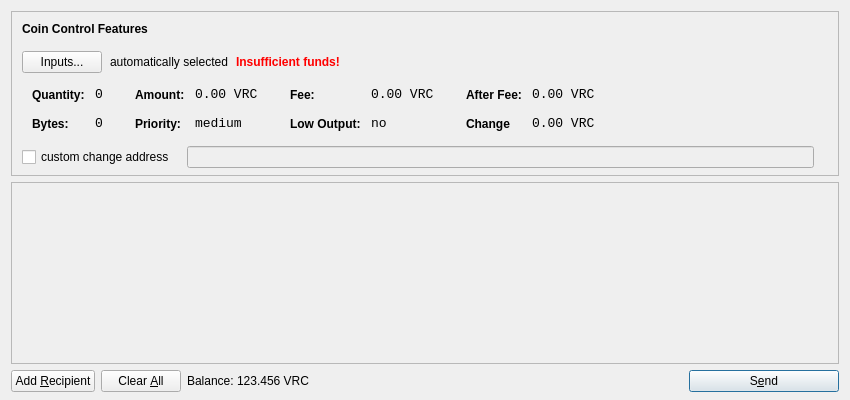
<?xml version="1.0" encoding="UTF-8"?>
<ui version="4.0">
 <class>SendCoinsDialog</class>
 <widget class="QDialog" name="SendCoinsDialog">
  <property name="geometry">
   <rect>
    <x>0</x>
    <y>0</y>
    <width>850</width>
    <height>400</height>
   </rect>
  </property>
  <property name="windowTitle">
   <string>Send Coins</string>
  </property>
  <layout class="QVBoxLayout" name="verticalLayout" stretch="0,1,0">
   <property name="bottomMargin">
    <number>8</number>
   </property>
   <item>
    <widget class="QFrame" name="frameCoinControl">
     <property name="sizePolicy">
      <sizepolicy hsizetype="Expanding" vsizetype="Expanding">
       <horstretch>0</horstretch>
       <verstretch>0</verstretch>
      </sizepolicy>
     </property>
     <property name="maximumSize">
      <size>
       <width>16777215</width>
       <height>16777215</height>
      </size>
     </property>
     <property name="frameShape">
      <enum>QFrame::StyledPanel</enum>
     </property>
     <property name="frameShadow">
      <enum>QFrame::Sunken</enum>
     </property>
     <layout class="QVBoxLayout" name="verticalLayoutCoinControl2">
      <property name="spacing">
       <number>-1</number>
      </property>
      <property name="leftMargin">
       <number>0</number>
      </property>
      <property name="topMargin">
       <number>0</number>
      </property>
      <property name="rightMargin">
       <number>0</number>
      </property>
      <property name="bottomMargin">
       <number>6</number>
      </property>
      <item>
       <layout class="QVBoxLayout" name="verticalLayoutCoinControl" stretch="0,0,0,0,1">
        <property name="spacing">
         <number>0</number>
        </property>
        <property name="leftMargin">
         <number>10</number>
        </property>
        <property name="topMargin">
         <number>10</number>
        </property>
        <item>
         <layout class="QHBoxLayout" name="horizontalLayoutCoinControl1">
          <property name="bottomMargin">
           <number>15</number>
          </property>
          <item>
           <widget class="QLabel" name="labelCoinControlFeatures">
            <property name="sizePolicy">
             <sizepolicy hsizetype="Preferred" vsizetype="Maximum">
              <horstretch>0</horstretch>
              <verstretch>0</verstretch>
             </sizepolicy>
            </property>
            <property name="font">
             <font>
              <weight>75</weight>
              <bold>true</bold>
             </font>
            </property>
            <property name="styleSheet">
             <string notr="true">font-weight:bold;</string>
            </property>
            <property name="text">
             <string>Coin Control Features</string>
            </property>
           </widget>
          </item>
         </layout>
        </item>
        <item>
         <layout class="QHBoxLayout" name="horizontalLayoutCoinControl2" stretch="0,0,0,0">
          <property name="spacing">
           <number>8</number>
          </property>
          <property name="bottomMargin">
           <number>10</number>
          </property>
          <item>
           <widget class="QPushButton" name="pushButtonCoinControl">
            <property name="styleSheet">
             <string notr="true"/>
            </property>
            <property name="text">
             <string>Inputs...</string>
            </property>
           </widget>
          </item>
          <item>
           <widget class="QLabel" name="labelCoinControlAutomaticallySelected">
            <property name="text">
             <string>automatically selected</string>
            </property>
            <property name="margin">
             <number>5</number>
            </property>
           </widget>
          </item>
          <item>
           <widget class="QLabel" name="labelCoinControlInsuffFunds">
            <property name="font">
             <font>
              <weight>75</weight>
              <bold>true</bold>
             </font>
            </property>
            <property name="styleSheet">
             <string notr="true">color:red;font-weight:bold;</string>
            </property>
            <property name="text">
             <string>Insufficient funds!</string>
            </property>
            <property name="margin">
             <number>5</number>
            </property>
           </widget>
          </item>
          <item>
           <spacer name="horizontalSpacerCoinControl">
            <property name="orientation">
             <enum>Qt::Horizontal</enum>
            </property>
            <property name="sizeHint" stdset="0">
             <size>
              <width>40</width>
              <height>1</height>
             </size>
            </property>
           </spacer>
          </item>
         </layout>
        </item>
        <item>
         <widget class="QWidget" name="widgetCoinControl" native="true">
          <property name="sizePolicy">
           <sizepolicy hsizetype="Preferred" vsizetype="Preferred">
            <horstretch>0</horstretch>
            <verstretch>0</verstretch>
           </sizepolicy>
          </property>
          <property name="minimumSize">
           <size>
            <width>0</width>
            <height>0</height>
           </size>
          </property>
          <property name="styleSheet">
           <string notr="true"/>
          </property>
          <layout class="QHBoxLayout" name="horizontalLayoutCoinControl5">
           <property name="margin">
            <number>0</number>
           </property>
           <item>
            <layout class="QHBoxLayout" name="horizontalLayoutCoinControl3" stretch="0,0,0,1">
             <property name="spacing">
              <number>20</number>
             </property>
             <property name="topMargin">
              <number>0</number>
             </property>
             <property name="bottomMargin">
              <number>10</number>
             </property>
             <item>
              <layout class="QFormLayout" name="formLayoutCoinControl1">
               <property name="horizontalSpacing">
                <number>10</number>
               </property>
               <property name="verticalSpacing">
                <number>14</number>
               </property>
               <property name="leftMargin">
                <number>10</number>
               </property>
               <property name="topMargin">
                <number>4</number>
               </property>
               <property name="rightMargin">
                <number>6</number>
               </property>
               <item row="0" column="0">
                <widget class="QLabel" name="labelCoinControlQuantityText">
                 <property name="styleSheet">
                  <string notr="true">font-weight:bold;</string>
                 </property>
                 <property name="text">
                  <string>Quantity:</string>
                 </property>
                 <property name="margin">
                  <number>0</number>
                 </property>
                </widget>
               </item>
               <item row="0" column="1">
                <widget class="QLabel" name="labelCoinControlQuantity">
                 <property name="font">
                  <font>
                   <family>Monospace</family>
                   <pointsize>10</pointsize>
                  </font>
                 </property>
                 <property name="cursor">
                  <cursorShape>IBeamCursor</cursorShape>
                 </property>
                 <property name="contextMenuPolicy">
                  <enum>Qt::ActionsContextMenu</enum>
                 </property>
                 <property name="text">
                  <string>0</string>
                 </property>
                 <property name="margin">
                  <number>0</number>
                 </property>
                 <property name="textInteractionFlags">
                  <set>Qt::LinksAccessibleByMouse|Qt::TextSelectableByKeyboard|Qt::TextSelectableByMouse</set>
                 </property>
                </widget>
               </item>
               <item row="1" column="0">
                <widget class="QLabel" name="labelCoinControlBytesText">
                 <property name="styleSheet">
                  <string notr="true">font-weight:bold;</string>
                 </property>
                 <property name="text">
                  <string>Bytes:</string>
                 </property>
                </widget>
               </item>
               <item row="1" column="1">
                <widget class="QLabel" name="labelCoinControlBytes">
                 <property name="font">
                  <font>
                   <family>Monospace</family>
                   <pointsize>10</pointsize>
                  </font>
                 </property>
                 <property name="cursor">
                  <cursorShape>IBeamCursor</cursorShape>
                 </property>
                 <property name="contextMenuPolicy">
                  <enum>Qt::ActionsContextMenu</enum>
                 </property>
                 <property name="text">
                  <string>0</string>
                 </property>
                 <property name="textInteractionFlags">
                  <set>Qt::LinksAccessibleByMouse|Qt::TextSelectableByKeyboard|Qt::TextSelectableByMouse</set>
                 </property>
                </widget>
               </item>
              </layout>
             </item>
             <item>
              <layout class="QFormLayout" name="formLayoutCoinControl2">
               <property name="horizontalSpacing">
                <number>10</number>
               </property>
               <property name="verticalSpacing">
                <number>14</number>
               </property>
               <property name="leftMargin">
                <number>6</number>
               </property>
               <property name="topMargin">
                <number>4</number>
               </property>
               <property name="rightMargin">
                <number>6</number>
               </property>
               <item row="0" column="0">
                <widget class="QLabel" name="labelCoinControlAmountText">
                 <property name="styleSheet">
                  <string notr="true">font-weight:bold;</string>
                 </property>
                 <property name="text">
                  <string>Amount:</string>
                 </property>
                 <property name="margin">
                  <number>0</number>
                 </property>
                </widget>
               </item>
               <item row="0" column="1">
                <widget class="QLabel" name="labelCoinControlAmount">
                 <property name="font">
                  <font>
                   <family>Monospace</family>
                   <pointsize>10</pointsize>
                  </font>
                 </property>
                 <property name="cursor">
                  <cursorShape>IBeamCursor</cursorShape>
                 </property>
                 <property name="contextMenuPolicy">
                  <enum>Qt::ActionsContextMenu</enum>
                 </property>
                 <property name="text">
                  <string>0.00 VRC</string>
                 </property>
                 <property name="textInteractionFlags">
                  <set>Qt::LinksAccessibleByMouse|Qt::TextSelectableByKeyboard|Qt::TextSelectableByMouse</set>
                 </property>
                </widget>
               </item>
               <item row="1" column="0">
                <widget class="QLabel" name="labelCoinControlPriorityText">
                 <property name="styleSheet">
                  <string notr="true">font-weight:bold;</string>
                 </property>
                 <property name="text">
                  <string>Priority:</string>
                 </property>
                </widget>
               </item>
               <item row="1" column="1">
                <widget class="QLabel" name="labelCoinControlPriority">
                 <property name="font">
                  <font>
                   <family>Monospace</family>
                   <pointsize>10</pointsize>
                  </font>
                 </property>
                 <property name="cursor">
                  <cursorShape>IBeamCursor</cursorShape>
                 </property>
                 <property name="contextMenuPolicy">
                  <enum>Qt::ActionsContextMenu</enum>
                 </property>
                 <property name="text">
                  <string>medium</string>
                 </property>
                 <property name="textInteractionFlags">
                  <set>Qt::LinksAccessibleByMouse|Qt::TextSelectableByKeyboard|Qt::TextSelectableByMouse</set>
                 </property>
                </widget>
               </item>
              </layout>
             </item>
             <item>
              <layout class="QFormLayout" name="formLayoutCoinControl3">
               <property name="horizontalSpacing">
                <number>10</number>
               </property>
               <property name="verticalSpacing">
                <number>14</number>
               </property>
               <property name="leftMargin">
                <number>6</number>
               </property>
               <property name="topMargin">
                <number>4</number>
               </property>
               <property name="rightMargin">
                <number>6</number>
               </property>
               <item row="0" column="0">
                <widget class="QLabel" name="labelCoinControlFeeText">
                 <property name="styleSheet">
                  <string notr="true">font-weight:bold;</string>
                 </property>
                 <property name="text">
                  <string>Fee:</string>
                 </property>
                 <property name="margin">
                  <number>0</number>
                 </property>
                </widget>
               </item>
               <item row="0" column="1">
                <widget class="QLabel" name="labelCoinControlFee">
                 <property name="font">
                  <font>
                   <family>Monospace</family>
                   <pointsize>10</pointsize>
                  </font>
                 </property>
                 <property name="cursor">
                  <cursorShape>IBeamCursor</cursorShape>
                 </property>
                 <property name="contextMenuPolicy">
                  <enum>Qt::ActionsContextMenu</enum>
                 </property>
                 <property name="text">
                  <string>0.00 VRC</string>
                 </property>
                 <property name="textInteractionFlags">
                  <set>Qt::LinksAccessibleByMouse|Qt::TextSelectableByKeyboard|Qt::TextSelectableByMouse</set>
                 </property>
                </widget>
               </item>
               <item row="1" column="0">
                <widget class="QLabel" name="labelCoinControlLowOutputText">
                 <property name="styleSheet">
                  <string notr="true">font-weight:bold;</string>
                 </property>
                 <property name="text">
                  <string>Low Output:</string>
                 </property>
                </widget>
               </item>
               <item row="1" column="1">
                <widget class="QLabel" name="labelCoinControlLowOutput">
                 <property name="font">
                  <font>
                   <family>Monospace</family>
                   <pointsize>10</pointsize>
                  </font>
                 </property>
                 <property name="cursor">
                  <cursorShape>IBeamCursor</cursorShape>
                 </property>
                 <property name="contextMenuPolicy">
                  <enum>Qt::ActionsContextMenu</enum>
                 </property>
                 <property name="text">
                  <string>no</string>
                 </property>
                 <property name="textInteractionFlags">
                  <set>Qt::LinksAccessibleByMouse|Qt::TextSelectableByKeyboard|Qt::TextSelectableByMouse</set>
                 </property>
                </widget>
               </item>
              </layout>
             </item>
             <item>
              <layout class="QFormLayout" name="formLayoutCoinControl4">
               <property name="horizontalSpacing">
                <number>10</number>
               </property>
               <property name="verticalSpacing">
                <number>14</number>
               </property>
               <property name="leftMargin">
                <number>6</number>
               </property>
               <property name="topMargin">
                <number>4</number>
               </property>
               <property name="rightMargin">
                <number>6</number>
               </property>
               <item row="0" column="0">
                <widget class="QLabel" name="labelCoinControlAfterFeeText">
                 <property name="styleSheet">
                  <string notr="true">font-weight:bold;</string>
                 </property>
                 <property name="text">
                  <string>After Fee:</string>
                 </property>
                 <property name="margin">
                  <number>0</number>
                 </property>
                </widget>
               </item>
               <item row="0" column="1">
                <widget class="QLabel" name="labelCoinControlAfterFee">
                 <property name="font">
                  <font>
                   <family>Monospace</family>
                   <pointsize>10</pointsize>
                  </font>
                 </property>
                 <property name="cursor">
                  <cursorShape>IBeamCursor</cursorShape>
                 </property>
                 <property name="contextMenuPolicy">
                  <enum>Qt::ActionsContextMenu</enum>
                 </property>
                 <property name="text">
                  <string>0.00 VRC</string>
                 </property>
                 <property name="textInteractionFlags">
                  <set>Qt::LinksAccessibleByMouse|Qt::TextSelectableByKeyboard|Qt::TextSelectableByMouse</set>
                 </property>
                </widget>
               </item>
               <item row="1" column="0">
                <widget class="QLabel" name="labelCoinControlChangeText">
                 <property name="styleSheet">
                  <string notr="true">font-weight:bold;</string>
                 </property>
                 <property name="text">
                  <string>Change</string>
                 </property>
                </widget>
               </item>
               <item row="1" column="1">
                <widget class="QLabel" name="labelCoinControlChange">
                 <property name="font">
                  <font>
                   <family>Monospace</family>
                   <pointsize>10</pointsize>
                  </font>
                 </property>
                 <property name="cursor">
                  <cursorShape>IBeamCursor</cursorShape>
                 </property>
                 <property name="contextMenuPolicy">
                  <enum>Qt::ActionsContextMenu</enum>
                 </property>
                 <property name="text">
                  <string>0.00 VRC</string>
                 </property>
                 <property name="textInteractionFlags">
                  <set>Qt::LinksAccessibleByMouse|Qt::TextSelectableByKeyboard|Qt::TextSelectableByMouse</set>
                 </property>
                </widget>
               </item>
              </layout>
             </item>
            </layout>
           </item>
          </layout>
         </widget>
        </item>
        <item>
         <layout class="QHBoxLayout" name="horizontalLayoutCoinControl4" stretch="0,0,0">
          <property name="spacing">
           <number>12</number>
          </property>
          <property name="sizeConstraint">
           <enum>QLayout::SetDefaultConstraint</enum>
          </property>
          <property name="topMargin">
           <number>5</number>
          </property>
          <property name="rightMargin">
           <number>5</number>
          </property>
          <item>
           <widget class="QCheckBox" name="checkBoxCoinControlChange">
            <property name="text">
             <string>custom change address</string>
            </property>
           </widget>
          </item>
          <item>
           <widget class="QLineEdit" name="lineEditCoinControlChange">
            <property name="enabled">
             <bool>false</bool>
            </property>
            <property name="sizePolicy">
             <sizepolicy hsizetype="Expanding" vsizetype="Fixed">
              <horstretch>0</horstretch>
              <verstretch>0</verstretch>
             </sizepolicy>
            </property>
           </widget>
          </item>
          <item>
           <widget class="QLabel" name="labelCoinControlChangeLabel">
            <property name="sizePolicy">
             <sizepolicy hsizetype="Preferred" vsizetype="Expanding">
              <horstretch>0</horstretch>
              <verstretch>0</verstretch>
             </sizepolicy>
            </property>
            <property name="minimumSize">
             <size>
              <width>0</width>
              <height>0</height>
             </size>
            </property>
            <property name="text">
             <string/>
            </property>
            <property name="margin">
             <number>3</number>
            </property>
           </widget>
          </item>
         </layout>
        </item>
        <item>
         <spacer name="verticalSpacerCoinControl">
          <property name="orientation">
           <enum>Qt::Vertical</enum>
          </property>
          <property name="sizeHint" stdset="0">
           <size>
            <width>800</width>
            <height>1</height>
           </size>
          </property>
         </spacer>
        </item>
       </layout>
      </item>
     </layout>
    </widget>
   </item>
   <item>
    <widget class="QScrollArea" name="scrollArea">
     <property name="widgetResizable">
      <bool>true</bool>
     </property>
     <widget class="QWidget" name="scrollAreaWidgetContents">
      <property name="geometry">
       <rect>
        <x>0</x>
        <y>0</y>
        <width>830</width>
        <height>165</height>
       </rect>
      </property>
      <layout class="QVBoxLayout" name="verticalLayout_2">
       <property name="margin">
        <number>0</number>
       </property>
       <item>
        <layout class="QVBoxLayout" name="entries">
         <property name="spacing">
          <number>6</number>
         </property>
        </layout>
       </item>
       <item>
        <spacer name="verticalSpacer">
         <property name="orientation">
          <enum>Qt::Vertical</enum>
         </property>
         <property name="sizeHint" stdset="0">
          <size>
           <width>20</width>
           <height>40</height>
          </size>
         </property>
        </spacer>
       </item>
      </layout>
     </widget>
    </widget>
   </item>
   <item>
    <layout class="QHBoxLayout" name="horizontalLayout">
     <item>
      <widget class="QPushButton" name="addButton">
       <property name="toolTip">
        <string>Send to multiple recipients at once</string>
       </property>
       <property name="text">
        <string>Add &amp;Recipient</string>
       </property>
       <property name="icon">
        <iconset resource="../bitcoin.qrc">
         <normaloff>:/icons/add</normaloff>:/icons/add</iconset>
       </property>
       <property name="autoDefault">
        <bool>false</bool>
       </property>
      </widget>
     </item>
     <item>
      <widget class="QPushButton" name="clearButton">
       <property name="sizePolicy">
        <sizepolicy hsizetype="Minimum" vsizetype="Fixed">
         <horstretch>0</horstretch>
         <verstretch>0</verstretch>
        </sizepolicy>
       </property>
       <property name="toolTip">
        <string>Remove all transaction fields</string>
       </property>
       <property name="text">
        <string>Clear &amp;All</string>
       </property>
       <property name="icon">
        <iconset resource="../bitcoin.qrc">
         <normaloff>:/icons/remove</normaloff>:/icons/remove</iconset>
       </property>
       <property name="autoRepeatDelay">
        <number>300</number>
       </property>
       <property name="autoDefault">
        <bool>false</bool>
       </property>
      </widget>
     </item>
     <item>
      <layout class="QHBoxLayout" name="horizontalLayout_2">
       <property name="spacing">
        <number>3</number>
       </property>
       <item>
        <widget class="QLabel" name="label">
         <property name="sizePolicy">
          <sizepolicy hsizetype="Preferred" vsizetype="Fixed">
           <horstretch>0</horstretch>
           <verstretch>0</verstretch>
          </sizepolicy>
         </property>
         <property name="text">
          <string>Balance:</string>
         </property>
        </widget>
       </item>
       <item>
        <widget class="QLabel" name="labelBalance">
         <property name="sizePolicy">
          <sizepolicy hsizetype="Preferred" vsizetype="Fixed">
           <horstretch>0</horstretch>
           <verstretch>0</verstretch>
          </sizepolicy>
         </property>
         <property name="cursor">
          <cursorShape>IBeamCursor</cursorShape>
         </property>
         <property name="text">
          <string>123.456 VRC</string>
         </property>
         <property name="textInteractionFlags">
          <set>Qt::LinksAccessibleByMouse|Qt::TextSelectableByKeyboard|Qt::TextSelectableByMouse</set>
         </property>
        </widget>
       </item>
      </layout>
     </item>
     <item>
      <spacer name="horizontalSpacer">
       <property name="orientation">
        <enum>Qt::Horizontal</enum>
       </property>
       <property name="sizeHint" stdset="0">
        <size>
         <width>40</width>
         <height>20</height>
        </size>
       </property>
      </spacer>
     </item>
     <item>
      <widget class="QPushButton" name="sendButton">
       <property name="minimumSize">
        <size>
         <width>150</width>
         <height>0</height>
        </size>
       </property>
       <property name="toolTip">
        <string>Confirm the send action</string>
       </property>
       <property name="text">
        <string>S&amp;end</string>
       </property>
       <property name="icon">
        <iconset resource="../bitcoin.qrc">
         <normaloff>:/icons/send</normaloff>:/icons/send</iconset>
       </property>
       <property name="default">
        <bool>true</bool>
       </property>
      </widget>
     </item>
    </layout>
   </item>
  </layout>
 </widget>
 <resources>
  <include location="../bitcoin.qrc"/>
 </resources>
 <connections/>
</ui>
